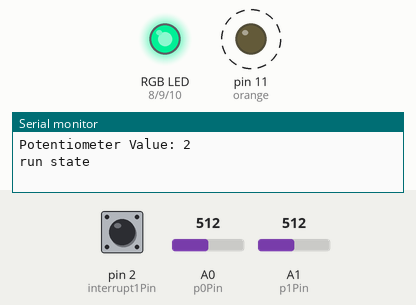
A sketch run on a simulated Arduino Uno, built with avr-gcc and run on an emulated ATmega328P. On the bench: an RGB LED mixed from three pins (HIGH = lit), output pins drawn as LEDs (lit = HIGH), the last lines printed to the serial monitor. Dashed ring = blinking. The inputs (shaded band) are chosen by the test bench; at power-on: A0 (p0Pin) = 512, pin 2 (interrupt1Pin) HIGH, A1 (p1Pin) = 512. Dim RGB values are drawn brighter than linear.

Above: at 1.2 s.
1.3 s: A0 (p0Pin) set to 608
At 7.9 s:
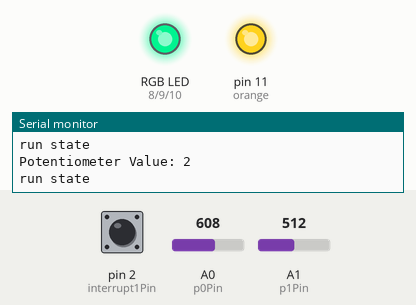
8.2 s: A0 (p0Pin) set to 623
At 14.19 s:
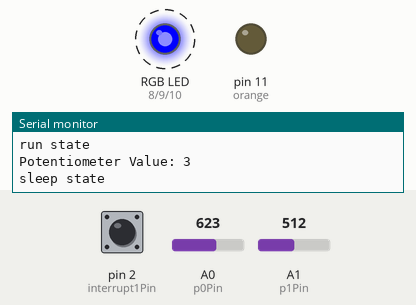
15.8 s: A0 (p0Pin) set to 900
At 21.2 s:
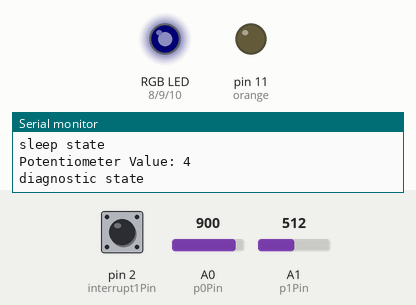
Timing chart, 0 to 25.3 s (numbered marks = the images above; inputs shaded):
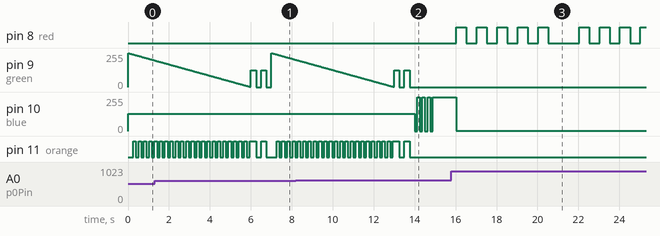

Measured:
- the behaviour switches between 614 and 615 on A0 (p0Pin) (found by bisection; images 1 and 2)
- after the input at 8.2 s, pin 10 (blue): alternates 255/255 for 0.12 s and 0/255 for 0.12 s, 8 changes in all, then stays 255/255, starting after 5.8 s; pin 11 (orange): goes on until 13.8 s, then stays LOW
- after the input at 15.8 s, pin 8 (red): goes 4 × (HIGH 0.50 s, LOW 0.50 s), HIGH 0.50 s, LOW 1.5 s, 3 × (HIGH 0.50 s, LOW 0.50 s), then HIGH, starting after 0.23 s; pin 10 (blue): goes on until 16.0 s, then stays 1/255

The sketch:

pd01a.ino
```cpp
// pin setup
int red = 8; // Digital Pin
int green = 9; // PWM pin
int blue = 10; // PWM Pin
int p0Pin = A0; // Analog IN Pin
int p0Val;
int p1Pin = A1;
int p1Val;
int runStateFlag = 0;
int isTenHzFlag = 0;
int orange = 11;
int interruptFlag = 0;

//interrupt setup
const byte interrupt1Pin = 2;
const byte interrupt2Pin = A5;


void setup() {
  pinMode(red, OUTPUT); //RED LED
  pinMode(green, OUTPUT); //GREEN LED
  pinMode(blue, OUTPUT); //BLUE LED
  pinMode(p0Pin, INPUT); // potentiometer pin
  pinMode(p1Pin, INPUT); // potentiometer pin
  pinMode(orange, OUTPUT); // LED Pin triggered by interrupt
  pinMode(interrupt1Pin, INPUT_PULLUP); // configure interrupt pin
  pinMode(interrupt2Pin, INPUT_PULLUP); // configure interrupt pin
  Serial.begin(9600); // setup serial input
  attachInterrupt(digitalPinToInterrupt(interrupt1Pin), interruptSequence1, FALLING);
  attachInterrupt(digitalPinToInterrupt(interrupt2Pin), interruptSequence2, CHANGE);
}


void loop() {
  p0Val = analogRead(p0Pin)/205;
  Serial.print("Potentiometer Value: ");
  Serial.println(p0Val);

//hi!
  switch (p0Val) {
    case 0:
      Serial.println("on state");
      onState();
      break;
    case 1:
      Serial.println("off state");
      offState();
      break;
    case 2:
      Serial.println("run state");
      runState();
      break;
    case 3:
      Serial.println("sleep state");
      sleepState();
      break;
    case 4:
      Serial.println("diagnostic state");
      diaState(5);
      delay(1000);
      diaState(8);
      break;

  }

}


void onState() {
  //BLIUNK RED 10 TIMES/SEC
  unsigned long initalMilli = millis();
  unsigned long prevMilli = initalMilli;
  int currState = LOW;
  digitalWrite(red, currState);
  while(1)
  {
    unsigned long currMilli = millis();
    if(currMilli - prevMilli >= 50) {
      currState = not currState;
      digitalWrite(red, currState);
      prevMilli = currMilli;
    }
    if(currMilli-initalMilli > 6000)
    {
      break;
    }
  }
}

void offState() {
  //ALL LIGHTS OFF
  digitalWrite(red, LOW);
  analogWrite(green, LOW);
  digitalWrite(blue, LOW);
}

void runState() {
  //DECAY GREEN FOR 6 SECS, FLASH TWICE
  runStateFlag = 1;
  unsigned long initalMilli = millis();
  unsigned long prevMilli = initalMilli;
  int orangeState = LOW;
  digitalWrite(orange, orangeState);
  while(1)
  {
    unsigned long currMilli = millis();
    int greenValue = 255 - (int((float(currMilli - initalMilli) / float(6000)) * 255.0));
    analogWrite(green, greenValue);
    analogWrite(blue, p1Val);
    p1Val = analogRead(p1Pin)/4;
    if(currMilli - prevMilli > (p1Val))
    {
      digitalWrite(orange, orangeState);
      orangeState = not orangeState;
      prevMilli = currMilli;
    }

    if(interruptFlag == 1)
    {
      Serial.println("interrupt flag got triggerd");
      interruptState();
    }
    if(currMilli-initalMilli > 6000)
    {
      break;
    }
  }

  for(int i = 0; i < 2; i++) {
    p1Val = analogRead(p1Pin)/4;
    digitalWrite(orange, HIGH);
    analogWrite(blue, p1Val);
    analogWrite(green, 127);
    delay(250);
    digitalWrite(orange, LOW);
    analogWrite(green, 0);
    delay(250);
  }


  runStateFlag = 0;
}
void interruptState()
{
  unsigned long initalMilli = millis();
  unsigned long prevMilli = initalMilli;
  int blueState = LOW;
  digitalWrite(blue, blueState);
  isTenHzFlag = 1;
  while(1)
  {
    unsigned long currMilli = millis();
    Serial.print("switch #2 val: ");
    Serial.println(analogRead(interrupt2Pin));
    if((isTenHzFlag == 0 && currMilli - prevMilli > 250) || (isTenHzFlag == 1 && currMilli - prevMilli > 25) )
    {
      blueState = not blueState;
      prevMilli = currMilli;
    }
    digitalWrite(blue, blueState);
    if(currMilli-initalMilli > 3000 && isTenHzFlag == 1)
    {
      isTenHzFlag = 0;
      digitalWrite(red, isTenHzFlag);
    }
    if(currMilli-initalMilli > 6000)
    {
      break;
    }
  }
  digitalWrite(blue, LOW);
  interruptFlag = 0;
}


void sleepState() {
  // blink blue at 4hz for 4 seconds
  unsigned long initalMilli = millis();
  unsigned long prevMilli = initalMilli;
  int currState = LOW;
  digitalWrite(blue, currState);
  while(1)
  {
    unsigned long currMilli = millis();
    if(currMilli - prevMilli >= 125) {
      currState = not currState;
      digitalWrite(blue, currState);
      prevMilli = currMilli;
    }
    if(currMilli-initalMilli > 1000)
    {
      break;
    }
  }

  // fade for 1 second
  int output = 255;
  while(output > 0) {
    analogWrite(blue, output);
    delay(4);
    output -= 1;
  }
  // last blink fades off over
}


void diaState(int numTimes) {
  for(int i = 0; i < numTimes; i++) {
    analogWrite(red, 255);
    delay(500);
    analogWrite(red, 0);
    delay(500);
  }
}


void interruptSequence1() {
  if(digitalRead(interrupt1Pin) == LOW || runStateFlag == 0)
  {
    return;
  }
  interruptFlag = 1;
}


void interruptSequence2() {
  delayMicroseconds(1000);
  if(analogRead(interrupt2Pin) < 100 || runStateFlag == 0)
  {
    return;
  }
  digitalWrite(red, isTenHzFlag);
}
```
